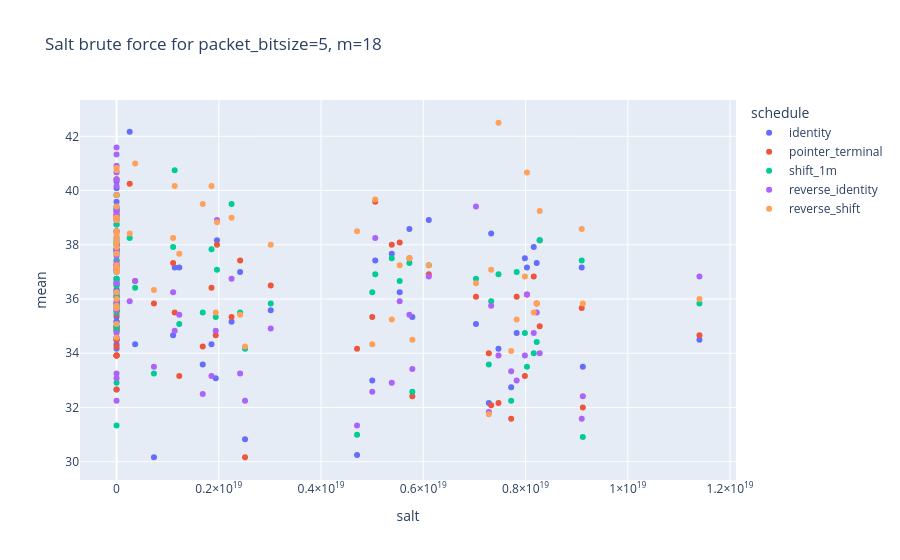

Notebook code for this chart:
### Code cell
# Salt landscape for one regime.
packet_bitsize = 5
m = 18
one = results[(results.packet_bitsize == packet_bitsize) & (results.m == m)]
fig = px.scatter(
    one,
    x="salt",
    y="mean",
    color="schedule",
    hover_data=["p90", "max", "failures"],
    title=f"Salt brute force for packet_bitsize={packet_bitsize}, m={m}",
)
fig.show()
